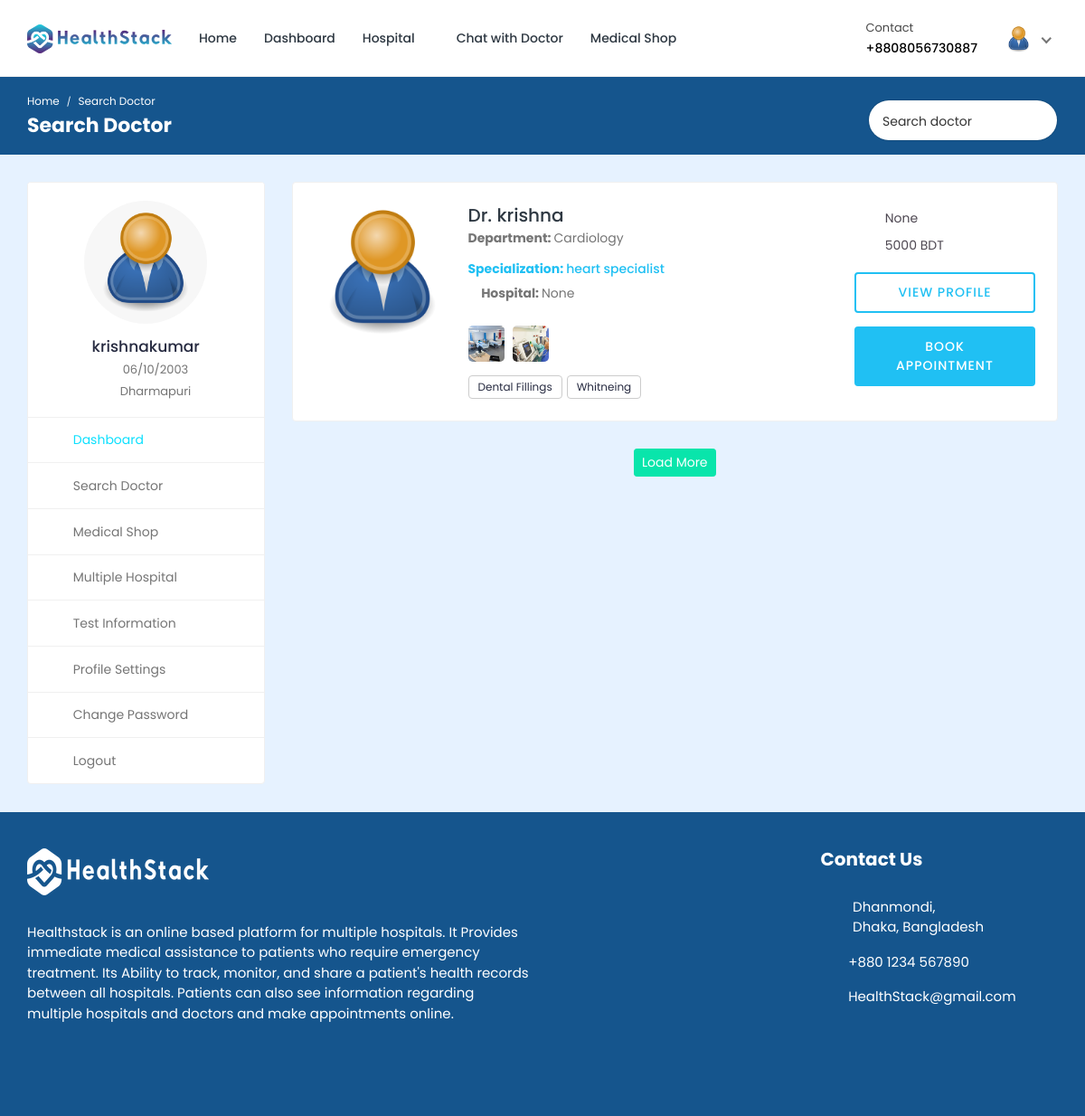
Screenshot of /search/ (signed in) with the database file from the repository.
### hospital/models.py (models this page shows, shortened)
class Patient(models.Model):
    patient_id = models.AutoField(primary_key=True)
    user = models.OneToOneField(User, on_delete=models.CASCADE, null=True, blank=True, related_name='patient')
    name = models.CharField(max_length=200, null=True, blank=True)
    username = models.CharField(max_length=200, null=True, blank=True)
    age = models.IntegerField(null=True, blank=True)
    email = models.EmailField(max_length=200, null=True, blank=True)
    phone_number = models.IntegerField(null=True, blank=True)
    address = models.CharField(max_length=200, null=True, blank=True)
    featured_image = models.ImageField(upload_to='patients/', default='patients/user-default.png', null=True, blank=True)
    blood_group = models.CharField(max_length=200, null=True, blank=True)
    history = models.CharField(max_length=200, null=True, blank=True)
    dob = models.CharField(max_length=200, null=True, blank=True)
    nid = models.CharField(max_length=200, null=True, blank=True)
    serial_number = models.CharField(max_length=200, null=True, blank=True)
    login_status = models.CharField(max_length=200, null=True, blank=True, default="offline")

### doctor/models.py (models this page shows, shortened)
class Doctor_Information(models.Model):
    DOCTOR_TYPE = (
        ('Cardiologists', 'Cardiologists'),
        ('Neurologists', 'Neurologists'),
        ('Pediatricians', 'Pediatricians'),
        ('Physiatrists', 'Physiatrists'),
        ('Dermatologists', 'Dermatologists'),
    )
    doctor_id = models.AutoField(primary_key=True)
    user = models.OneToOneField(User, on_delete=models.CASCADE, null=True, blank=True, related_name='profile')
    name = models.CharField(max_length=200, null=True, blank=True)
    username = models.CharField(max_length=200, null=True, blank=True)
    gender = models.CharField(max_length=200, null=True, blank=True)
    description = models.TextField(max_length=1000, null=True, blank=True)
    department = models.CharField(max_length=200, choices=DOCTOR_TYPE, null=True, blank=True)
    department_name = models.ForeignKey(hospital_department, on_delete=models.SET_NULL, null=True, blank=True)
    specialization = models.ForeignKey(specialization, on_delete=models.SET_NULL, null=True, blank=True)
    featured_image = models.ImageField(upload_to='doctors/', default='doctors/user-default.png', null=True, blank=True)
    certificate_image = models.ImageField(upload_to='doctors_certificate/', default='doctors_certificate/default.png', null=True, blank=True)
    email = models.EmailField(max_length=200, null=True, blank=True)
    phone_number = models.CharField(max_length=200, null=True, blank=True)
    nid = models.CharField(max_length=200, null=True, blank=True)
    visiting_hour = models.CharField(max_length=200, null=True, blank=True)
    consultation_fee = models.IntegerField(null=True, blank=True)
    report_fee = models.IntegerField(null=True, blank=True)
    dob = models.CharField(max_length=200, null=True, blank=True)
    institute = models.CharField(max_length=200, null=True, blank=True)
    degree = models.CharField(max_length=200, null=True, blank=True)
    completion_year = models.CharField(max_length=200, null=True, blank=True)
    work_place = models.CharField(max_length=200, null=True, blank=True)
    designation = models.CharField(max_length=200, null=True, blank=True)
    start_year = models.CharField(max_length=200, null=True, blank=True)
    end_year = models.CharField(max_length=200, null=True, blank=True)
    register_status =  models.CharField(max_length=200, null=True, blank=True)
    hospital_name = models.ForeignKey(Hospital_Information, on_delete=models.SET_NULL, null=True, blank=True)

### hospital_admin/models.py (models this page shows, shortened)
class hospital_department(models.Model):
    hospital_department_id = models.AutoField(primary_key=True)
    hospital_department_name = models.CharField(max_length=200, null=True, blank=True)
    hospital = models.ForeignKey(Hospital_Information, on_delete=models.CASCADE, null=True, blank=True)
    featured_image = models.ImageField(upload_to='departments/', default='departments/default.png', null=True, blank=True)

class specialization(models.Model):
    specialization_id = models.AutoField(primary_key=True)
    specialization_name = models.CharField(max_length=200, null=True, blank=True)
    hospital = models.ForeignKey(Hospital_Information, on_delete=models.CASCADE, null=True, blank=True)

### hospital/views.py (the view)
# urls.py: path('search/', views.search, name='search'),
@csrf_exempt
@login_required(login_url="login")
def search(request):
    if request.user.is_authenticated and request.user.is_patient:
        patient = Patient.objects.get(user=request.user)
        doctors = Doctor_Information.objects.filter(register_status='Accepted')
        doctors, search_query = searchDoctors(request)
        context = {'patient': patient, 'doctors': doctors, 'search_query': search_query}
        return render(request, 'search.html', context)
    else:
        logout(request)
        messages.error(request, 'Not Authorized')
        return render(request, 'patient-login.html')

### templates/search.html (shortened to what this page needs)
{% load static %}
<!DOCTYPE html>
<html lang="en">
  <head>
    <link
      rel="stylesheet"
      href="{% static 'HealthStack-System/css/Normal/bootstrap.min.css' %}"
    />
    <link
      rel="stylesheet"
      href="{% static 'HealthStack-System/plugins/Normal/fontawesome/css/fontawesome.min.css' %}"
    />
    <link
      rel="stylesheet"
      href="{% static 'HealthStack-System/plugins/Normal/fontawesome/css/all.min.css' %}"
    />
    <link
      rel="stylesheet"
      href="{% static 'HealthStack-System/css/Normalbootstrap-datetimepicker.min.css' %}"
    />
    <link
      rel="stylesheet"
      href="{% static 'HealthStack-System/plugins/Normal/select2/css/select2.min.css'%}"
    />
    <link
      rel="stylesheet"
      href="{% static 'HealthStack-System/plugins/Normal/fancybox/jquery.fancybox.min.css'%}"
    />
    <link
      rel="stylesheet"
      href="{% static 'HealthStack-System/css/Normal/style.css' %}"
    />
    <link rel="stylesheet"href="{% static 'HealthStack-System/css/Normal/search3.css' %}">
  </head>
  <body>
    <div class="main-wrapper">
      <header class="header">{% include 'patient_navbar.html' %}</header>
      <div class="breadcrumb-bar">
				<div class="container-fluid">
					<div class="row align-items-center">
						<div class="col-md-6 col-6">
							<nav aria-label="breadcrumb" class="page-breadcrumb">
								<ol class="breadcrumb">
									<li class="breadcrumb-item"><a href="{% url 'patient-dashboard' %}">Home</a></li>
									<li class="breadcrumb-item active" aria-current="page">Search Doctor</li>
								</ol>
							</nav>
							<h2 class="breadcrumb-title">Search Doctor</h2>
						</div>
						<div class="col-md-6 col-6">
							<div class="top-nav-search">
								<form action="{% url 'search' %}" method="GET">
									<input type="text" class="form-control" placeholder="Search doctor" name="search_query" value="{{search_query}}">
									<button class="btn" type="submit"><i class="fa fa-search"></i></button>
								</form>
							</div>
						</div>
					</div>
				</div>
			</div>
      <div class="content">
        <div class="container-fluid">
          <div class="row">
            <div class="col-md-5 col-lg-4 col-xl-3 theiaStickySidebar">
              <div>{% include 'patient-sidebar.html' %}</div>
            </div>
            <div class="col-md-12 col-lg-8 col-xl-9">
              {% for doctor in doctors %}
              <div class="card">
                <div class="card-body">
                  <div class="doctor-widget">
                    <div class="doc-info-left">
                      <div class="doctor-img">
                        <a href="{% url 'doctor-profile' pk=doctor.doctor_id %}">
                          <img
                            src="{{ doctor.featured_image.url }}"
                            class="img-fluid"
                            alt="User Image"
                          />
                        </a>
                      </div>
                      <div class="doc-info-cont">
                        <h4 class="doc-name">
                          <a href="{% url 'doctor-profile' pk=doctor.doctor_id %}">Dr. {{doctor.name}}</a>
                        </h4>
                        <p class="doc-speciality"><b>Department: </b>{{ doctor.department_name.hospital_department_name }}</p>
                        <h5 class="doc-department"><b>Specialization: </b>
                          {{ doctor.specialization.specialization_name }}
                        </h5>
                        <div class="clinic-details">
                          <p class="doc-location">
                            <i class="fas fa-map-marker-alt"></i> <b>Hospital: </b>
                            {{doctor.hospital_name}}
                          </p>
                          <ul class="clinic-gallery">
                            <li>
                              <a
                                href="{% static 'HealthStack-System/images/Normal/features/feature-01.jpg'%}"
                                data-fancybox="gallery"
                              >
                                <img
                                  src="{% static 'HealthStack-System/images/Normal/features/feature-01.jpg'%}"
                                  alt="Feature"
                                />
                              </a>
                            </li>
                            <li>
                              <a
                                href="{% static 'HealthStack-System/images/Normal/features/feature-02.jpg'%}"
                                data-fancybox="gallery"
                              >
                                <img
                                  src="{% static 'HealthStack-System/images/Normal/features/feature-02.jpg'%}"
                                  alt="Feature"
                                />
                              </a>
                            </li>
                          </ul>
                        </div>
                        <div class="clinic-services">
                          <span>Dental Fillings</span>
                          <span> Whitneing</span>
                        </div>
                      </div>
                    </div>
                    <div class="doc-info-right">
                      <div class="clini-infos">
                        <ul>
                          <li>
                            <i class="fas fa-map-marker-alt"></i>
                            {{doctor.hospital_name}}
                          </li>
                          <li>
                            <i class="far fa-money-bill-alt"></i>
                            {{doctor.consultation_fee}} BDT
                          </li>
                        </ul>
                      </div>
                      <div class="clinic-booking">
                        <a class="view-pro-btn" href="{% url 'doctor-profile' pk=doctor.doctor_id %}"
                          >View Profile</a
                        >
                        <a
                          class="apt-btn"
                          href="{% url 'booking' pk=doctor.doctor_id %}"
                          >Book Appointment</a
                        >
                      </div>
                    </div>
                  </div>
                </div>
              </div>
              {% endfor %}
              <div class="load-more text-center">
                <a class="btn btn-primary btn-sm" href="javascript:void(0);"
                  >Load More</a
                >
              </div>
            </div>
          </div>
        </div>
      </div>
      {% include 'footer.html' %}
    </div>
  </body>
</html>

### templates/patient_navbar.html (shortened to what this page needs)
{% load static %}
<nav class="navbar navbar-expand-lg header-nav">
  <div class="navbar-header">
    <a href="{% url 'hospital_home'%}" class="navbar-brand logo">
      <img
        src="{% static 'HealthStack-System/images/Normal/logo.jpg' %}"
        class="img-fluid"
        alt="Logo"
      />
    </a>
  </div>
  <div class="main-menu-wrapper">
    <ul class="main-nav">
      <li>
        <a href="{% url 'hospital_home'%}">Home</a>
      </li>
      <li>
        <a href="{% url 'patient-dashboard' %}">Dashboard</a>
      </li>
      <li class="has-submenu">
        <a href="#">Hospital <i class="fas fa-chevron-down"></i></a>
      </li>
      {% if user.is_authenticated and user.is_patient %}
      <li>
        <a href="{% url 'chat-home' pk=user.id %}">Chat with Doctor</a>
      </li>
      {% endif %}
      <li>
        <a href="{% url 'pharmacy_shop' %}">Medical Shop</a>
      </li>
    </ul>
  </div>
  <ul class="nav header-navbar-rht">
    <li class="nav-item contact-item">
      <div class="header-contact-img">
        <i class="far fa-hospital"></i>
      </div>
      <div class="header-contact-detail">
        <p class="contact-header">Contact</p>
        <p class="contact-info-header">+880{{patient.phone_number}}</p>
      </div>
    </li>
    <li class="nav-item dropdown has-arrow logged-item">
      <a href="#" class="dropdown-toggle nav-link" data-toggle="dropdown">
        <span class="user-img">
          <img
            class="rounded-circle"
            src="{{patient.featured_image.url}}"
            width="31"
            alt="Richard Wilson"
          />
        </span>
      </a>
    </li>
  </ul>
</nav>

### templates/patient-sidebar.html
{% load static %}
    <div class="profile-sidebar">
      <div class="widget-profile pro-widget-content">
        <div class="profile-info-widget">
          <a href="#" class="booking-doc-img">
            <img
              src="{{ patient.featured_image.url }}"
              alt="User Image"
            />
          </a>
          <div class="profile-det-info">
            <h3>{{patient.name}}</h3>
            <div class="patient-details">
              <h5>
                <i class="fas fa-birthday-cake"></i> {{ patient.dob }}
              </h5>
              <h5 class="mb-0">
                <i class="fas fa-map-marker-alt"></i>
                {{ patient.address }}
              </h5>
            </div>
          </div>
        </div>
      </div>
      <div class="dashboard-widget">
        <nav class="dashboard-menu sidebar">
          <ul>
            <li class="active">
              <a href="{% url 'patient-dashboard' %}">
                <i class="fas fa-columns"></i>
                <span>Dashboard</span>
              </a>
            </li>
            <li class="nav-item has-submenu">
              <a href="{% url 'search' %}">
                <i class="fas fa-user-md"></i>
                <span>Search Doctor</span>
              </a>
            </li>
            <li class="has-submenu">
              <a href="{% url 'pharmacy_shop' %}" class="nav-link">
                <i class="fas fa-capsules"></i>
                <span>Medical Shop</span>
              </a>
            </li>
            <li>
                <a href="{% url 'multiple-hospital' %}">
                  <i class="fas fa-hospital"></i>
                  <span>Multiple Hospital</span>
                </a>
            </li>
            <li>
              <a href="{% url 'doctor-test-list'%}" target="_blank">
                <i class="fas fa-hourglass-start"></i>
                <span>Test Information</span>
              </a>
            </li>
            <li>
              <a href="{% url 'profile-settings' %}">
                <i class="fas fa-user-cog"></i>
                <span>Profile Settings</span>
              </a>
            </li>
            <li>
              <a href="{% url 'change-password' pk=user.id%}">
                <i class="fas fa-lock"></i>
                <span>Change Password</span>
              </a>
            </li>
            <li>
              <a href="{% url 'logout' %}">
                <i class="fas fa-sign-out-alt"></i>
                <span>Logout</span>
              </a>
            </li>
          </ul>
        </nav>
      </div>
    </div>

### rows the page displays
Patient: phone_number "8056730887", featured_image (placeholder picture), name "krishnakumar", dob "06/10/2003", address "Dharmapuri"
Doctor_Information: featured_image (placeholder picture), name "krishna", department_name.hospital_department_name "Cardiology", specialization.specialization_name "heart specialist", hospital_name "None", consultation_fee "5000"
